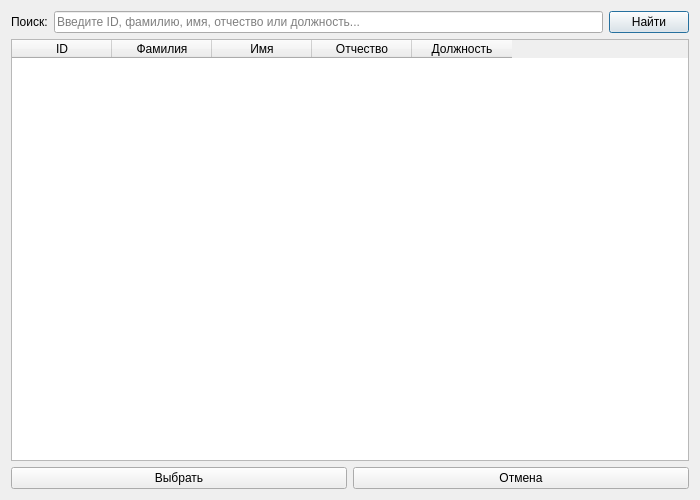
<?xml version="1.0" encoding="UTF-8"?>
<ui version="4.0">
 <class>EmployeeSearchDialog</class>
 <widget class="QDialog" name="EmployeeSearchDialog">
  <property name="geometry">
   <rect>
    <x>0</x>
    <y>0</y>
    <width>700</width>
    <height>500</height>
   </rect>
  </property>
  <property name="windowTitle">
   <string>Выбор сотрудника</string>
  </property>
  <layout class="QVBoxLayout" name="verticalLayout">
   <item>
    <layout class="QHBoxLayout" name="horizontalLayout">
     <item>
      <widget class="QLabel" name="labelSearch">
       <property name="text">
        <string>Поиск:</string>
       </property>
      </widget>
     </item>
     <item>
      <widget class="QLineEdit" name="lineEditSearch">
       <property name="placeholderText">
        <string>Введите ID, фамилию, имя, отчество или должность...</string>
       </property>
      </widget>
     </item>
     <item>
      <widget class="QPushButton" name="btnSearch">
       <property name="text">
        <string>Найти</string>
       </property>
      </widget>
     </item>
    </layout>
   </item>
   <item>
    <widget class="QTableWidget" name="tableEmployees">
     <column>
      <property name="text">
       <string>ID</string>
      </property>
     </column>
     <column>
      <property name="text">
       <string>Фамилия</string>
      </property>
     </column>
     <column>
      <property name="text">
       <string>Имя</string>
      </property>
     </column>
     <column>
      <property name="text">
       <string>Отчество</string>
      </property>
     </column>
     <column>
      <property name="text">
       <string>Должность</string>
      </property>
     </column>
    </widget>
   </item>
   <item>
    <layout class="QHBoxLayout" name="horizontalLayoutButtons">
     <item>
      <widget class="QPushButton" name="btnSelect">
       <property name="text">
        <string>Выбрать</string>
       </property>
      </widget>
     </item>
     <item>
      <widget class="QPushButton" name="btnCancel">
       <property name="text">
        <string>Отмена</string>
       </property>
      </widget>
     </item>
    </layout>
   </item>
  </layout>
 </widget>
 <resources/>
 <connections/>
</ui>
